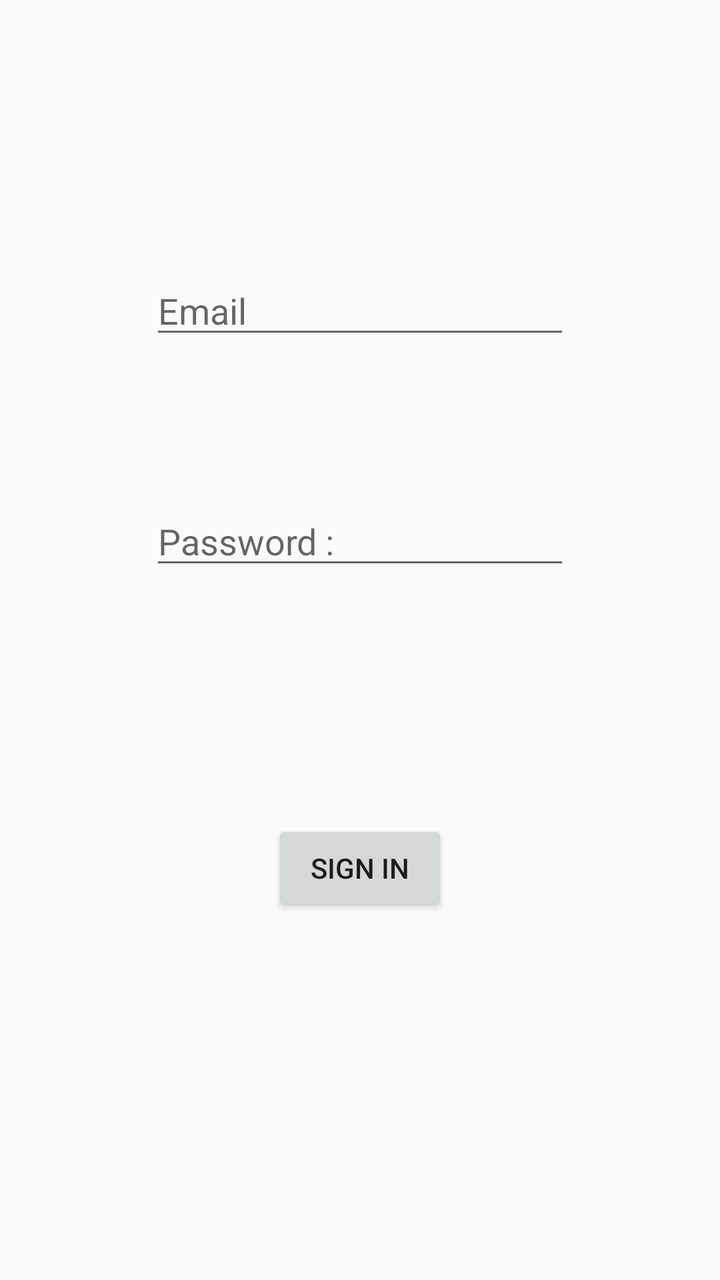
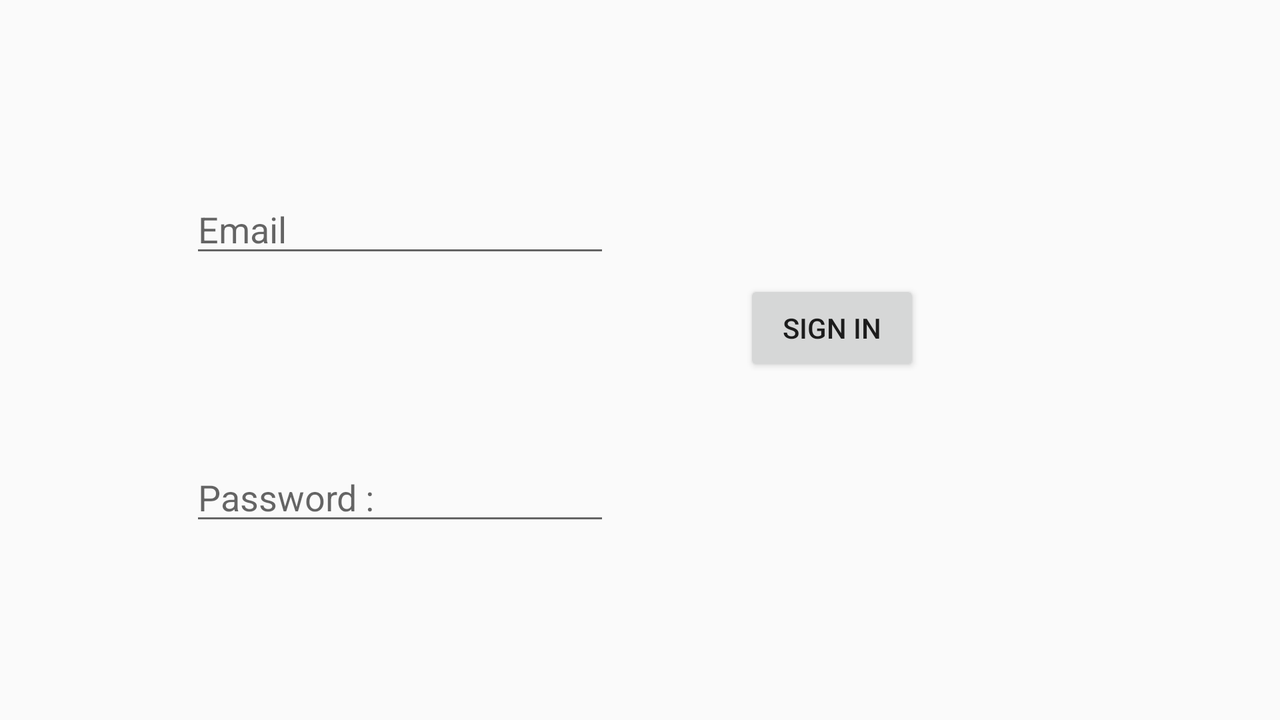

An Android layout and its configuration variant, each rendered on a device that would load it. The default file and the variant file are quoted in full after the pictures.
<!-- AndroidManifest.xml: application theme AppTheme -->
<!-- res/layout/activity_sign_in.xml -->
<?xml version="1.0" encoding="utf-8"?>
<androidx.constraintlayout.widget.ConstraintLayout xmlns:android="http://schemas.android.com/apk/res/android"
    xmlns:app="http://schemas.android.com/apk/res-auto"
    xmlns:tools="http://schemas.android.com/tools"
    android:layout_width="match_parent"
    android:layout_height="match_parent"
    tools:context=".activities.startView.SignInActi">

    <Button
        android:id="@+id/connect_email_register_button"
        android:layout_width="wrap_content"
        android:layout_height="wrap_content"
        android:layout_marginStart="16dp"
        android:layout_marginTop="32dp"
        android:layout_marginEnd="16dp"
        android:layout_marginBottom="32dp"
        android:text="@string/start_signIn"
        app:layout_constraintBottom_toBottomOf="parent"
        app:layout_constraintEnd_toEndOf="parent"
        app:layout_constraintStart_toStartOf="parent"
        app:layout_constraintTop_toBottomOf="@+id/passwordEditText"
        app:layout_constraintVertical_bias="0.37" />

    <EditText
        android:id="@+id/user_editText"
        android:layout_width="wrap_content"
        android:layout_height="wrap_content"
        android:layout_marginStart="32dp"
        android:layout_marginTop="133dp"
        android:layout_marginEnd="32dp"
        android:ems="10"
        android:hint="@string/register_email"
        android:inputType="textEmailAddress"
        app:layout_constraintEnd_toEndOf="parent"
        app:layout_constraintStart_toStartOf="parent"
        app:layout_constraintTop_toTopOf="parent" />

    <EditText
        android:id="@+id/passwordEditText"
        android:layout_width="wrap_content"
        android:layout_height="wrap_content"
        android:layout_marginStart="32dp"
        android:layout_marginTop="74dp"
        android:layout_marginEnd="32dp"
        android:ems="10"
        android:hint="@string/register_password"
        android:inputType="textPassword"
        app:layout_constraintEnd_toEndOf="parent"
        app:layout_constraintStart_toStartOf="parent"
        app:layout_constraintTop_toBottomOf="@+id/user_editText" />

</androidx.constraintlayout.widget.ConstraintLayout>
<!-- resources referenced by this layout -->
<resources>
  <string name="register_email">Email</string>
  <string name="register_password">"Password : "</string>
  <string name="start_signIn">Sign in</string>
  <style name="AppTheme" parent="Theme.AppCompat.Light.DarkActionBar">
          
          <item name="colorPrimary">#04B385</item>
          <item name="colorPrimaryDark">#04B385</item>
          <item name="colorAccent">#318F1D</item>
      </style>
</resources>
<!-- res/layout-land/activity_sign_in.xml (the repository's variant of the layout above) -->
<!-- drawn on the phone turned sideways -->
<?xml version="1.0" encoding="utf-8"?>
<androidx.constraintlayout.widget.ConstraintLayout xmlns:android="http://schemas.android.com/apk/res/android"
    xmlns:app="http://schemas.android.com/apk/res-auto"
    xmlns:tools="http://schemas.android.com/tools"
    android:layout_width="match_parent"
    android:layout_height="match_parent"
    tools:context=".activities.startView.SignInActi">

    <Button
        android:id="@+id/connect_email_register_button"
        android:layout_width="wrap_content"
        android:layout_height="wrap_content"
        android:layout_marginEnd="180dp"
        android:layout_marginBottom="172dp"
        android:text="@string/start_signIn"
        app:layout_constraintBottom_toBottomOf="parent"
        app:layout_constraintEnd_toEndOf="parent" />

    <EditText
        android:id="@+id/user_editText"
        android:layout_width="wrap_content"
        android:layout_height="wrap_content"
        android:layout_marginStart="95dp"
        android:layout_marginTop="32dp"
        android:layout_marginBottom="16dp"
        android:ems="10"
        android:hint="@string/register_email"
        android:inputType="textEmailAddress"
        app:layout_constraintBottom_toTopOf="@+id/passwordEditText"
        app:layout_constraintStart_toStartOf="parent"
        app:layout_constraintTop_toTopOf="parent" />

    <EditText
        android:id="@+id/passwordEditText"
        android:layout_width="wrap_content"
        android:layout_height="wrap_content"
        android:layout_marginStart="95dp"
        android:layout_marginTop="16dp"
        android:layout_marginBottom="32dp"
        android:ems="10"
        android:hint="@string/register_password"
        android:inputType="textPassword"
        app:layout_constraintBottom_toBottomOf="parent"
        app:layout_constraintStart_toStartOf="parent"
        app:layout_constraintTop_toBottomOf="@+id/user_editText" />

</androidx.constraintlayout.widget.ConstraintLayout>
